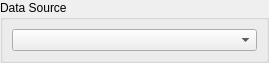
<ui version="4.0" >
 <class>WidgetConfigureMeter</class>
 <widget class="QWidget" name="WidgetConfigureMeter" >
  <property name="geometry" >
   <rect>
    <x>0</x>
    <y>0</y>
    <width>269</width>
    <height>62</height>
   </rect>
  </property>
  <property name="windowTitle" >
   <string>Form</string>
  </property>
  <layout class="QVBoxLayout" >
   <property name="leftMargin" >
    <number>0</number>
   </property>
   <property name="topMargin" >
    <number>0</number>
   </property>
   <property name="rightMargin" >
    <number>0</number>
   </property>
   <property name="bottomMargin" >
    <number>0</number>
   </property>
   <item>
    <widget class="QGroupBox" name="groupBox" >
     <property name="title" >
      <string>Data Source</string>
     </property>
     <layout class="QGridLayout" >
      <item row="0" column="0" >
       <widget class="DataSourceWidget" name="dataSource" >
        <property name="sizePolicy" >
         <sizepolicy vsizetype="Fixed" hsizetype="Preferred" >
          <horstretch>1</horstretch>
          <verstretch>0</verstretch>
         </sizepolicy>
        </property>
       </widget>
      </item>
     </layout>
    </widget>
   </item>
  </layout>
 </widget>
 <customwidgets>
  <customwidget>
   <class>DataSourceWidget</class>
   <extends>QComboBox</extends>
   <header location="global" >toolgraphics.h</header>
  </customwidget>
 </customwidgets>
 <tabstops>
  <tabstop>dataSource</tabstop>
 </tabstops>
 <resources/>
 <connections/>
</ui>
